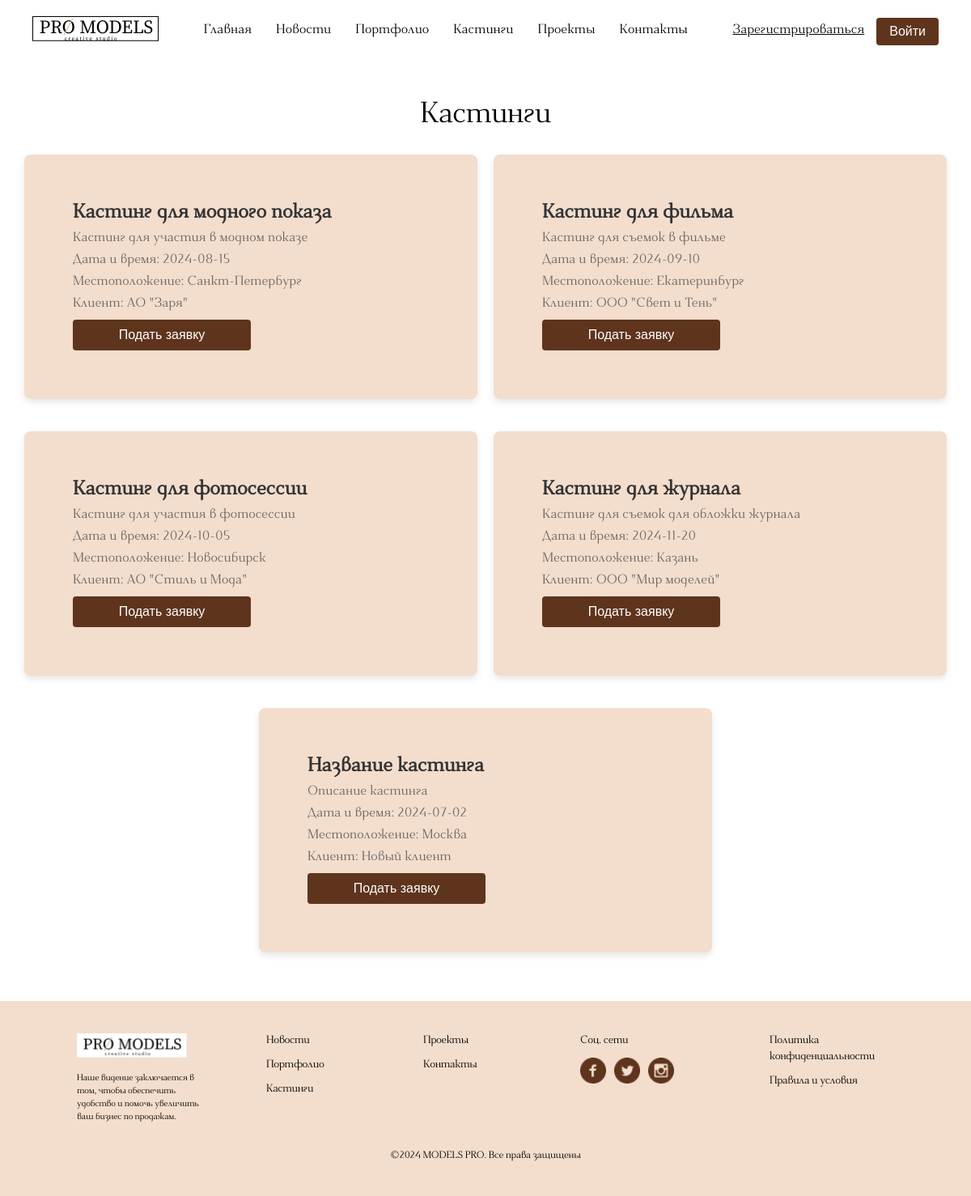
The page /casting.php on the database its author committed.
### tables this page shows
CREATE TABLE `castings` (
  `casting_id` int NOT NULL,
  `casting_name` varchar(255) NOT NULL,
  `description` text,
  `casting_date` date DEFAULT NULL,
  `location` varchar(255) DEFAULT NULL,
  `client_id` int DEFAULT NULL
);

CREATE TABLE `clients` (
  `id` int NOT NULL,
  `name` varchar(100) NOT NULL,
  `contact_info` varchar(255) DEFAULT NULL,
  `address` varchar(255) DEFAULT NULL,
  `phone` varchar(20) DEFAULT NULL,
  `email` varchar(100) DEFAULT NULL
);

### casting.php (the view, shortened to what this page needs)
<?php
include_once 'header.php';
require_once 'database_connection.php';
try {
	$stmt = $pdo->prepare("
        SELECT castings.*, clients.name
        FROM castings
        LEFT JOIN clients ON castings.client_id = clients.id
    ");
	$stmt->execute();
	$castings = $stmt->fetchAll(PDO::FETCH_ASSOC);
} catch (PDOException $e) {
	echo "Ошибка при получении данных кастингов: " . $e->getMessage();
}
?>
<section class="casting-section">
		<?
	try {
		$stmt = $pdo->prepare("
        SELECT castings.*, clients.name
        FROM castings
        LEFT JOIN clients ON castings.client_id = clients.id
    ");
		$stmt->execute();
		$castings = $stmt->fetchAll(PDO::FETCH_ASSOC);
	} catch (PDOException $e) {
		echo "Ошибка при получении данных кастингов: " . $e->getMessage();
	}
		?>
	<h2 class="block-title">Кастинги</h2>
	<div class="casting-cards-container">
	  <?php foreach ($castings as $casting): ?>
				<div class="casting-card">
					<h3><?php echo htmlspecialchars($casting['casting_name']); ?></h3>
					<p><?php echo nl2br(htmlspecialchars($casting['description'])); ?></p>
					<p>Дата и время: <?php echo htmlspecialchars($casting['casting_date']); ?></p>
					<p>Местоположение: <?php echo htmlspecialchars($casting['location']); ?></p>
					<p>Клиент: <?php echo htmlspecialchars($casting['name']); ?></p>
			<?php if (isset($_SESSION['user_id'])): ?>
							<button class="apply-button" data-casting-id="<?php echo $casting['casting_id']; ?>">Подать заявку</button>
			<?php else: ?>
				<button class="apply-button" data-casting-id="<?php echo $casting['casting_id']; ?>">Подать заявку</button>
	  <?php endif; ?>
				</div>
	  <?php endforeach; ?>
	</div>
</section>
<?php
include_once 'footer.php';
?>

### header.php (shortened to what this page needs)
<?php
$isLoggedIn = isset($_SESSION['user_id']);
?>
<!DOCTYPE html>
<html lang="ru">
<head>
	<link rel="stylesheet" href="styles.css">
</head>
<body>
<header>
	<div class="container">
		<div class="logo">
			<img src="img/logo.png" alt="Лого">
		</div>
		<nav class="menu">
			<ul>
				<li><a href="index.php">Главная</a></li>
				<li><a href="news.php">Новости</a></li>
				<li><a href="portfolio.php">Портфолио</a></li>
				<li><a href="casting.php">Кастинги</a></li>
				<li><a href="project.php">Проекты</a></li>
				<li><a href="contact.php">Контакты</a></li>
			</ul>
		</nav>
		<div class="auth">
		<?php if ($isLoggedIn): ?>
					<a href="profile.php" class="login" style="margin-right: 5px;">Профиль</a>
					<a href="logout.php" class="login">Выйти</a>
		<?php else: ?>
					<a href="#" class="register" id="openRegisterModalBtn">Зарегистрироваться</a>
					<button class="login" id="openLoginModalBtn">Войти</button>
		<?php endif; ?>
		</div>
	</div>
</header>

### footer.php (shortened to what this page needs)
<footer class="footer">
	<div class="footer-container">
		<div class="footer-column footer-column-1">
			<div class="footer-logo">
				<img src="img/logo_footer.png" alt="Лого">
			</div>
			<p class="footer-text">Наше видение заключается в том, чтобы обеспечить удобство и помочь увеличить ваш бизнес по
				продажам.</p>
		</div>
		<div class="footer-column">
			<ul class="footer-links">
				<li><a href="news.php">Новости</a></li>
				<li><a href="portfolio.php">Портфолио</a></li>
				<li><a href="casting.php">Кастинги</a></li>
			</ul>
		</div>
		<div class="footer-column">
			<ul class="footer-links">
				<li><a href="project.php">Проекты</a></li>
				<li><a href="contact.php">Контакты</a></li>
			</ul>
		</div>
		<div class="footer-column">
			<p class="footer-text" id="footer-text">Соц. сети</p>
			<div class="footer-icons">
				<a href="#"><img src="img/icon_footer_1.png"></a>
				<a href="#"><img src="img/icon_footer_2.png"></a>
				<a href="#"><img src="img/icon_footer_3.png"></a>
			</div>
		</div>
		<div class="footer-column footer-column-5">
			<ul class="footer-links">
				<li><a href="#">Политика конфиденциальности</a></li>
				<li><a href="#">Правила и условия</a></li>
			</ul>
		</div>
	</div>
	<div class="footer-bottom">
		<p>©2024 MODELS PRO. Все права защищены</p>
	</div>
</footer>
</body>
</html>

### styles.css (style rules this page uses)
:root { --font-family: 'Dihjauti', Arial, sans-serif; }
* { margin: 0; padding: 0; box-sizing: border-box; }
body { font-family: 'Dihjauti', Arial, sans-serif; }
.container { display: flex; justify-content: space-between; align-items: center; padding: 20px 40px; max-width: 1240px; margin: 0 auto; }
header { background-color: #FFFFFF; }
.logo img { height: 31px; width: 156px; }
.menu ul { display: flex; list-style: none; }
.menu ul li { margin: 0 15px; }
.menu ul li a { text-decoration: none; color: #010101; font-size: 16px; }
.auth { display: flex; align-items: center; }
.register { margin-right: 15px; color: #0A0505; font-size: 16px; }
.login { padding: 8px 16px; font-size: 16px; color: #FFFFFF; background-color: #5E341C; border: none; border-radius: 4px; cursor: pointer; }
.block-title { font-family: var(--font-family); font-weight: 400; font-size: 3vw; line-height: 150%; letter-spacing: -0.02em; text-align: center; color: #010101; margin-bottom: 20px; }
.footer { background-color: #F3DDCC; color: #010101; padding: 40px 0; }
.footer-container { display: flex; justify-content: space-around; max-width: 1240px; margin: 0 auto; padding: 0 75px; }
.footer-column, #footer-text { font-family: var(--font-family); font-weight: 400; font-size: 1.1vw; line-height: 150%; letter-spacing: -0.03em; color: #010101; }
.footer-column { flex: 1; padding: 0 20px; }
.footer-column-1 { margin-right: 40px; }
.footer-column-5 { margin-left: 40px; }
.footer-logo img { width: 136px; height: 30px; margin-bottom: 10px; }
.footer-text { font-family: var(--font-family); font-weight: 500; font-size: 0.9vw; line-height: 150%; letter-spacing: -0.02em; color: #010101; margin-bottom: 10px; }
.footer-links { list-style: none; padding: 0; }
.footer-links li { margin-bottom: 10px; }
.footer-links a { text-decoration: none; color: #010101; font-family: var(--font-family); font-weight: 400; font-size: 1.1vw; line-height: 150%; letter-spacing: -0.03em; }
.footer-icons { display: flex; gap: 10px; }
.footer-icons img { width: 32px; height: 32px; }
.footer-bottom { text-align: center; margin-top: 20px; }
.footer-bottom p { font-family: var(--font-family); font-weight: 400; font-size: 1vw; line-height: 150%; letter-spacing: -0.02em; color: #010101; }
.casting-section { padding: 40px 0; background-color: #FFFFFF; text-align: center; }
.casting-cards-container { display: flex; flex-wrap: wrap; justify-content: center; gap: 20px; }
.casting-card { background-color: #F3DDCC; border-radius: 8px; padding: 60px; box-shadow: 0 4px 8px rgba(0, 0, 0, 0.1); width: calc(50% - 40px); box-sizing: border-box; margin-bottom: 20px; display: flex; flex-direction: column; justify-content: space-between; text-align: left; }
.casting-card h3 { font-family: var(--font-family); font-size: 1.5em; color: #333; margin-bottom: 10px; }
.casting-card p, .casting-card ul { font-family: var(--font-family); font-size: 1em; color: #666; margin-bottom: 10px; }
.apply-button { display: inline-block; padding: 10px 20px; background-color: #5e341c; border-radius: 4px; color: #FFFFFF; border: none; cursor: pointer; font-size: 1em; text-decoration: none; width: 50%; text-align: center; }

### rows shown on the page
castings: casting_name "Кастинг для модного показа", description "Кастинг для участия в модном показе", casting_date "2024-08-15", location "Санкт-Петербург", client.name "АО \"Заря\""
castings: casting_name "Кастинг для фильма", description "Кастинг для съемок в фильме", casting_date "2024-09-10", location "Екатеринбург", client.name "ООО \"Свет и Тень\""
castings: casting_name "Кастинг для фотосессии", description "Кастинг для участия в фотосессии", casting_date "2024-10-05", location "Новосибирск", client.name "АО \"Стиль и Мода\""
castings: casting_name "Кастинг для журнала", description "Кастинг для съемок для обложки журнала", casting_date "2024-11-20", location "Казань", client.name "ООО \"Мир моделей\""
castings: casting_name "Название кастинга", description "Описание кастинга", casting_date "2024-07-02", location "Москва", client.name "Новый клиент"
